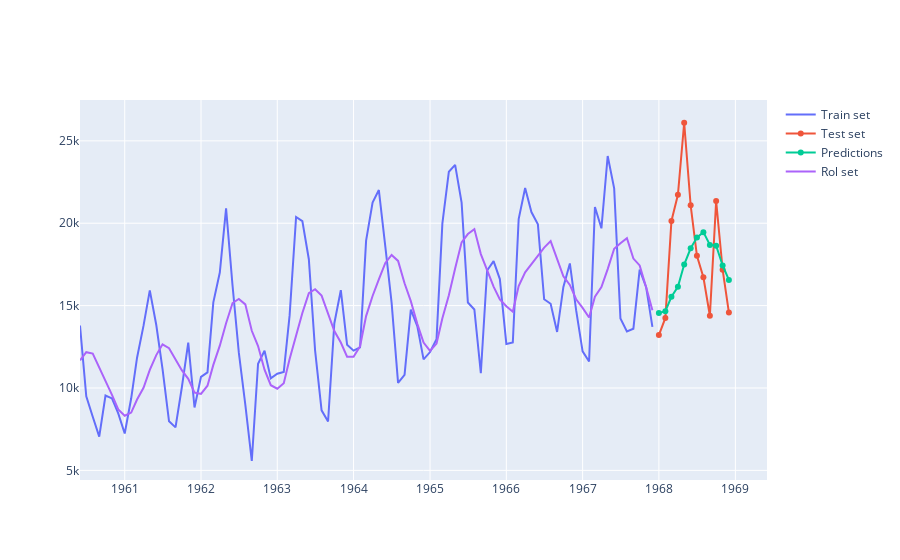

The cell this chart's notebook holds for it:
### Code cell
trace1 = Scatter(x = train['Month'], y = train['Sales'], name = 'Train set')
trace2 = Scatter(x = test['Month'], y = test['Sales'], name = 'Test set')
trace3 = Scatter(x = test['Month'], y = predictions, name = 'Predictions')
trace4 = Scatter(x = train['Month'], y = train['rol-6'], name = 'Rol set')

iplot(Figure(data = [trace1, trace2, trace3, trace4]))
